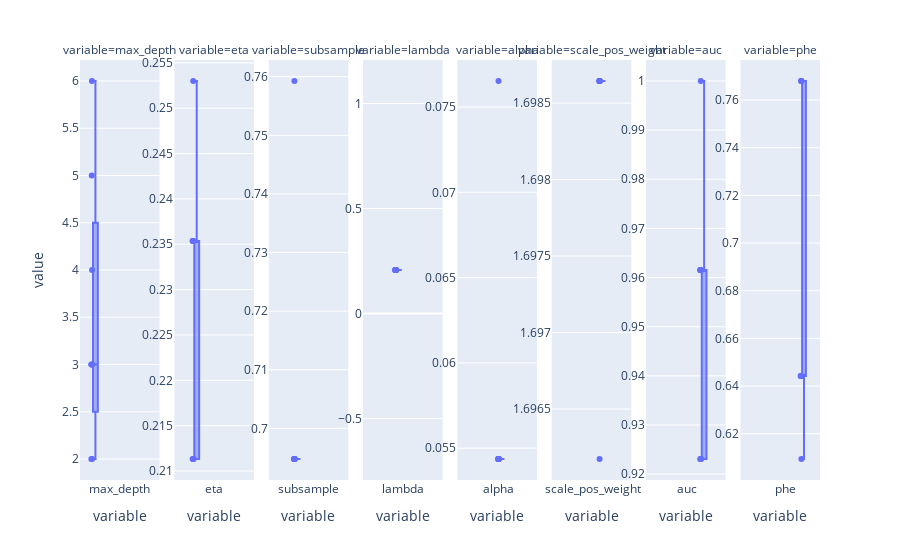

Here is the notebook cell this chart was saved with:
### Code cell
import plotly.express as px

fig_boxplot = px.box(
    bs_trials.drop("seed", axis="columns"), 
    points="all", 
    facet_col="variable", 
)

fig_boxplot.update_xaxes(matches=None)
fig_boxplot.update_yaxes(matches=None)
fig_boxplot.for_each_yaxis(lambda yaxis: yaxis.update(showticklabels=True))
fig_boxplot.show()

### Figure 1 — Plotly figure (JSON) as saved in the notebook; plotly's stock layout.template omitted (floating-point values rounded to 4 significant figures)
{"data": [{"alignmentgroup": "True", "boxpoints": "all", "hovertemplate": "variable=%{x}<br>value=%{y}<extra></extra>", "legendgroup": "", "marker": {"color": "#636efa"}, "name": "", "notched": false, "offsetgroup": "", "orientation": "v", "showlegend": false, "type": "box", "x": ["max_depth", "max_depth", "max_depth", "max_depth", "max_depth", "max_depth", "max_depth", "max_depth"], "x0": " ", "xaxis": "x", "y": [3, 3, 6, 2, 5, 3, 2, 4], "y0": " ", "yaxis": "y"}, {"alignmentgroup": "True", "boxpoints": "all", "hovertemplate": "variable=%{x}<br>value=%{y}<extra></extra>", "legendgroup": "", "marker": {"color": "#636efa"}, "name": "", "notched": false, "offsetgroup": "", "orientation": "v", "showlegend": false, "type": "box", "x": ["eta", "eta", "eta", "eta", "eta", "eta", "eta", "eta"], "x0": " ", "xaxis": "x2", "y": [0.2354, 0.253, 0.2354, 0.2354, 0.2354, 0.2113, 0.2113, 0.2113], "y0": " ", "yaxis": "y2"}, {"alignmentgroup": "True", "boxpoints": "all", "hovertemplate": "variable=%{x}<br>value=%{y}<extra></extra>", "legendgroup": "", "marker": {"color": "#636efa"}, "name": "", "notched": false, "offsetgroup": "", "orientation": "v", "showlegend": false, "type": "box", "x": ["subsample", "subsample", "subsample", "subsample", "subsample", "subsample", "subsample", "subsample"], "x0": " ", "xaxis": "x3", "y": [0.6948, 0.7593, 0.6948, 0.6948, 0.6948, 0.6948, 0.6948, 0.6948], "y0": " ", "yaxis": "y3"}, {"alignmentgroup": "True", "boxpoints": "all", "hovertemplate": "variable=%{x}<br>value=%{y}<extra></extra>", "legendgroup": "", "marker": {"color": "#636efa"}, "name": "", "notched": false, "offsetgroup": "", "orientation": "v", "showlegend": false, "type": "box", "x": ["lambda", "lambda", "lambda", "lambda", "lambda", "lambda", "lambda", "lambda"], "x0": " ", "xaxis": "x4", "y": [0.2073, 0.2073, 0.2073, 0.2073, 0.2073, 0.2073, 0.2073, 0.2073], "y0": " ", "yaxis": "y4"}, {"alignmentgroup": "True", "boxpoints": "all", "hovertemplate": "variable=%{x}<br>value=%{y}<extra></extra>", "legendgroup": "", "marker": {"color": "#636efa"}, "name": "", "notched": false, "offsetgroup": "", "orientation": "v", "showlegend": false, "type": "box", "x": ["alpha", "alpha", "alpha", "alpha", "alpha", "alpha", "alpha", "alpha"], "x0": " ", "xaxis": "x5", "y": [0.05436, 0.07653, 0.05436, 0.05436, 0.05436, 0.05436, 0.05436, 0.05436], "y0": " ", "yaxis": "y5"}, {"alignmentgroup": "True", "boxpoints": "all", "hovertemplate": "variable=%{x}<br>value=%{y}<extra></extra>", "legendgroup": "", "marker": {"color": "#636efa"}, "name": "", "notched": false, "offsetgroup": "", "orientation": "v", "showlegend": false, "type": "box", "x": ["scale_pos_weight", "scale_pos_weight", "scale_pos_weight", "scale_pos_weight", "scale_pos_weight", "scale_pos_weight", "scale_pos_weight", "scale_pos_weight"], "x0": " ", "xaxis": "x6", "y": [1.699, 1.696, 1.699, 1.699, 1.699, 1.699, 1.699, 1.699], "y0": " ", "yaxis": "y6"}, {"alignmentgroup": "True", "boxpoints": "all", "hovertemplate": "variable=%{x}<br>value=%{y}<extra></extra>", "legendgroup": "", "marker": {"color": "#636efa"}, "name": "", "notched": false, "offsetgroup": "", "orientation": "v", "showlegend": false, "type": "box", "x": ["auc", "auc", "auc", "auc", "auc", "auc", "auc", "auc"], "x0": " ", "xaxis": "x7", "y": [0.9615, 1, 0.9615, 0.9615, 0.9615, 0.9231, 0.9231, 0.9231], "y0": " ", "yaxis": "y7"}, {"alignmentgroup": "True", "boxpoints": "all", "hovertemplate": "variable=%{x}<br>value=%{y}<extra></extra>", "legendgroup": "", "marker": {"color": "#636efa"}, "name": "", "notched": false, "offsetgroup": "", "orientation": "v", "showlegend": false, "type": "box", "x": ["phe", "phe", "phe", "phe", "phe", "phe", "phe", "phe"], "x0": " ", "xaxis": "x8", "y": [0.6442, 0.6094, 0.6442, 0.6442, 0.6442, 0.768, 0.768, 0.768], "y0": " ", "yaxis": "y8"}], "layout": {"annotations": [{"font": {}, "showarrow": false, "text": "variable=max_depth", "x": 0.05375, "xanchor": "center", "xref": "paper", "y": 1, "yanchor": "bottom", "yref": "paper"}, {"font": {}, "showarrow": false, "text": "variable=eta", "x": 0.1812, "xanchor": "center", "xref": "paper", "y": 1, "yanchor": "bottom", "yref": "paper"}, {"font": {}, "showarrow": false, "text": "variable=subsample", "x": 0.3087, "xanchor": "center", "xref": "paper", "y": 1, "yanchor": "bottom", "yref": "paper"}, {"font": {}, "showarrow": false, "text": "variable=lambda", "x": 0.4363, "xanchor": "center", "xref": "paper", "y": 1, "yanchor": "bottom", "yref": "paper"}, {"font": {}, "showarrow": false, "text": "variable=alpha", "x": 0.5637, "xanchor": "center", "xref": "paper", "y": 1, "yanchor": "bottom", "yref": "paper"}, {"font": {}, "showarrow": false, "text": "variable=scale_pos_weight", "x": 0.6912, "xanchor": "center", "xref": "paper", "y": 1, "yanchor": "bottom", "yref": "paper"}, {"font": {}, "showarrow": false, "text": "variable=auc", "x": 0.8188, "xanchor": "center", "xref": "paper", "y": 1, "yanchor": "bottom", "yref": "paper"}, {"font": {}, "showarrow": false, "text": "variable=phe", "x": 0.9463, "xanchor": "center", "xref": "paper", "y": 1, "yanchor": "bottom", "yref": "paper"}], "boxmode": "group", "legend": {"tracegroupgap": 0}, "margin": {"t": 60}, "xaxis": {"anchor": "y", "categoryarray": ["max_depth", "eta", "subsample", "lambda", "alpha", "scale_pos_weight", "auc", "phe"], "categoryorder": "array", "domain": [0, 0.1075], "title": {"text": "variable"}}, "xaxis2": {"anchor": "y2", "categoryarray": ["max_depth", "eta", "subsample", "lambda", "alpha", "scale_pos_weight", "auc", "phe"], "categoryorder": "array", "domain": [0.1275, 0.235], "title": {"text": "variable"}}, "xaxis3": {"anchor": "y3", "categoryarray": ["max_depth", "eta", "subsample", "lambda", "alpha", "scale_pos_weight", "auc", "phe"], "categoryorder": "array", "domain": [0.255, 0.3625], "title": {"text": "variable"}}, "xaxis4": {"anchor": "y4", "categoryarray": ["max_depth", "eta", "subsample", "lambda", "alpha", "scale_pos_weight", "auc", "phe"], "categoryorder": "array", "domain": [0.3825, 0.49], "title": {"text": "variable"}}, "xaxis5": {"anchor": "y5", "categoryarray": ["max_depth", "eta", "subsample", "lambda", "alpha", "scale_pos_weight", "auc", "phe"], "categoryorder": "array", "domain": [0.51, 0.6175], "title": {"text": "variable"}}, "xaxis6": {"anchor": "y6", "categoryarray": ["max_depth", "eta", "subsample", "lambda", "alpha", "scale_pos_weight", "auc", "phe"], "categoryorder": "array", "domain": [0.6375, 0.745], "title": {"text": "variable"}}, "xaxis7": {"anchor": "y7", "categoryarray": ["max_depth", "eta", "subsample", "lambda", "alpha", "scale_pos_weight", "auc", "phe"], "categoryorder": "array", "domain": [0.765, 0.8725], "title": {"text": "variable"}}, "xaxis8": {"anchor": "y8", "categoryarray": ["max_depth", "eta", "subsample", "lambda", "alpha", "scale_pos_weight", "auc", "phe"], "categoryorder": "array", "domain": [0.8925, 1], "title": {"text": "variable"}}, "yaxis": {"anchor": "x", "domain": [0, 1], "showticklabels": true, "title": {"text": "value"}}, "yaxis2": {"anchor": "x2", "domain": [0, 1], "showticklabels": true}, "yaxis3": {"anchor": "x3", "domain": [0, 1], "showticklabels": true}, "yaxis4": {"anchor": "x4", "domain": [0, 1], "showticklabels": true}, "yaxis5": {"anchor": "x5", "domain": [0, 1], "showticklabels": true}, "yaxis6": {"anchor": "x6", "domain": [0, 1], "showticklabels": true}, "yaxis7": {"anchor": "x7", "domain": [0, 1], "showticklabels": true}, "yaxis8": {"anchor": "x8", "domain": [0, 1], "showticklabels": true}}}
